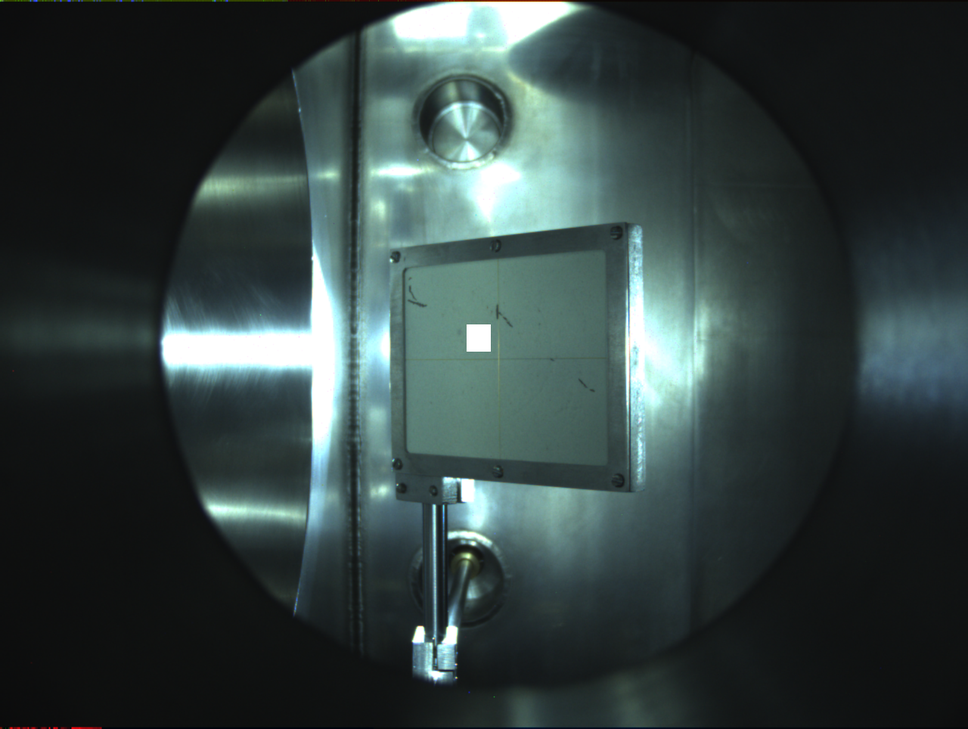
#> input picture ard_lhep/distor/lumi.png, 968 x 729 px, shrunk from 1280 x 964 before the run
$ python warp.py
#> lines starting #> are read from the running program, lines starting #| are printed output that depends on the picture
import cv2
import numpy as np
import sys

img = cv2.imread('lumi.png')
#> img is the input picture: shape (729, 968, 3); mean B, G, R 64.2, 65.2, 51.5
# cv2.imshow("original", img)

# Optional, expand the image to ensure that the content does not exceed the visible range
img = cv2.copyMakeBorder(img, 200, 200, 200, 200, cv2.BORDER_CONSTANT, 0)
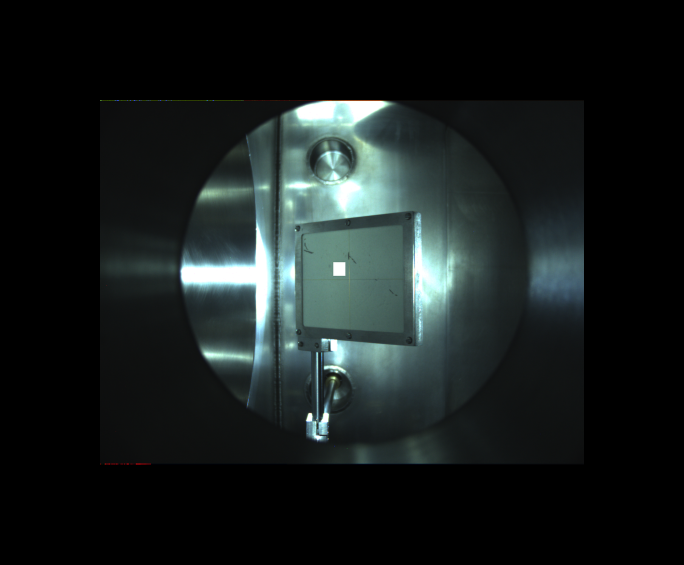
#> img: shape (1129, 1368, 3) (shown at 1/2 size); mean B, G, R 29.3, 29.8, 23.5
w, h = img.shape[0:2]
#> w = 1129; h = 1368

anglex = 0
angley = 30
anglez = 0 # is rotation
fov = 42
r = 0

def rad(x):
    return x * np.pi / 180

def get_warpR():
    global anglex,angley,anglez,fov,w,h,r
         # The distance between the lens and the image, 21 is a half angle of view, the distance of z is calculated to ensure that the entire image is displayed exactly at this viewing angle
    z = np.sqrt(w ** 2 + h ** 2) / 2 / np.tan(rad(fov / 2))
#> z = 2310.3
         # Homogeneous transformation matrix
    rx = np.array([[1, 0, 0, 0],
                   [0, np.cos(rad(anglex)), -np.sin(rad(anglex)), 0],
                   [0, -np.sin(rad(anglex)), np.cos(rad(anglex)), 0, ],
                   [0, 0, 0, 1]], np.float32)

    ry = np.array([[np.cos(rad(angley)), 0, np.sin(rad(angley)), 0],
                   [0, 1, 0, 0],
                   [-np.sin(rad(angley)), 0, np.cos(rad(angley)), 0, ],
                   [0, 0, 0, 1]], np.float32)

    rz = np.array([[np.cos(rad(anglez)), np.sin(rad(anglez)), 0, 0],
                   [-np.sin(rad(anglez)), np.cos(rad(anglez)), 0, 0],
                   [0, 0, 1, 0],
                   [0, 0, 0, 1]], np.float32)

    r = rx.dot(ry).dot(rz)

         # Generation of four pairs of points
    pcenter = np.array([h / 2, w / 2, 0, 0], np.float32)
#> pcenter = [684, 564.5, 0, 0]

    p1 = np.array([0, 0, 0, 0], np.float32) - pcenter
#> p1 = [-684, -564.5, 0, 0]
    p2 = np.array([w, 0, 0, 0], np.float32) - pcenter
#> p2 = [445, -564.5, 0, 0]
    p3 = np.array([0, h, 0, 0], np.float32) - pcenter
    p4 = np.array([w, h, 0, 0], np.float32) - pcenter

    dst1 = r.dot(p1)
    dst2 = r.dot(p2)
    dst3 = r.dot(p3)
    dst4 = r.dot(p4)

    list_dst = [dst1, dst2, dst3, dst4]

    org = np.array([[0, 0],
                    [w, 0],
                    [0, h],
                    [w, h]], np.float32)

    dst = np.zeros((4, 2), np.float32)

         # Project onto the imaging plane
    for i in range(4):
        dst[i, 0] = list_dst[i][0] * z / (z - list_dst[i][2]) + pcenter[0]
        dst[i, 1] = list_dst[i][1] * z / (z - list_dst[i][2]) + pcenter[1]

    warpR = cv2.getPerspectiveTransform(org, dst)
    return warpR

def control():
    global anglex,angley,anglez,fov,r

         # Keyboard control
    if 27 == c:  # Esc quit
        sys.exit()
    if c == ord('w'):
        anglex += 1
    if c == ord('s'):
        anglex -= 1
    if c == ord('a'):
        angley += 1
        print(angley)
        # dx=0
    if c == ord('d'):
        angley -= 1
    if c == ord('u'):
        anglez += 1
    if c == ord('p'):
        anglez -= 1
    if c == ord('t'):
        fov += 1
    if c == ord('r'):
        fov -= 1
    if c == ord(' '):
        anglex = angley = anglez = 0
    if c == ord('e'):
        print("======================================")
        print('Rotation Matrix:')
        print(r)
        print('angle alpha(anglex):')
        print(anglex)
        print('angle beta(angley):')
        print(angley)
        print('dz(anglez):')
        print(anglez)


while True:

    warpR = get_warpR()

    result = cv2.warpPerspective(img, warpR, (h, w))
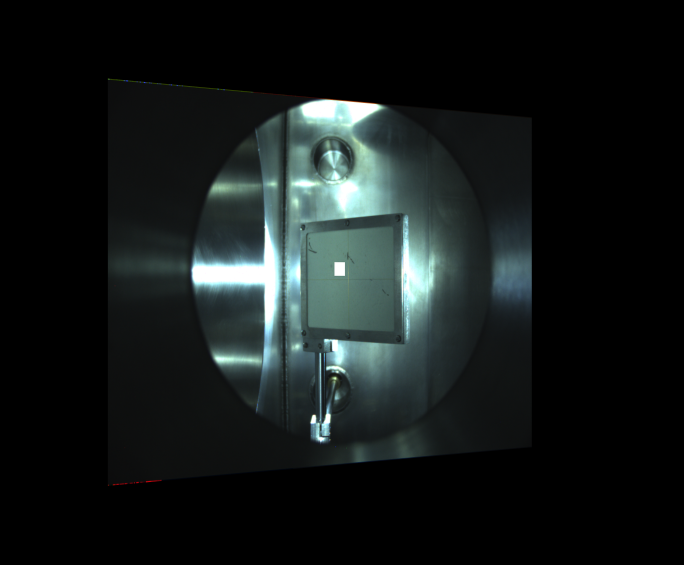
#> result: shape (1129, 1368, 3) (shown at 1/2 size); mean B, G, R 25.6, 26, 20.6
    cv2.namedWindow('result',2)
    cv2.imshow("result", result)
    c = cv2.waitKey(30)
#> (key e is pressed here)
    control()
#> (the program exits here)

$ run again, with ard_lhep/distor/chelyabinsk (1).jpg saved as ard_lhep/distor/lumi.png
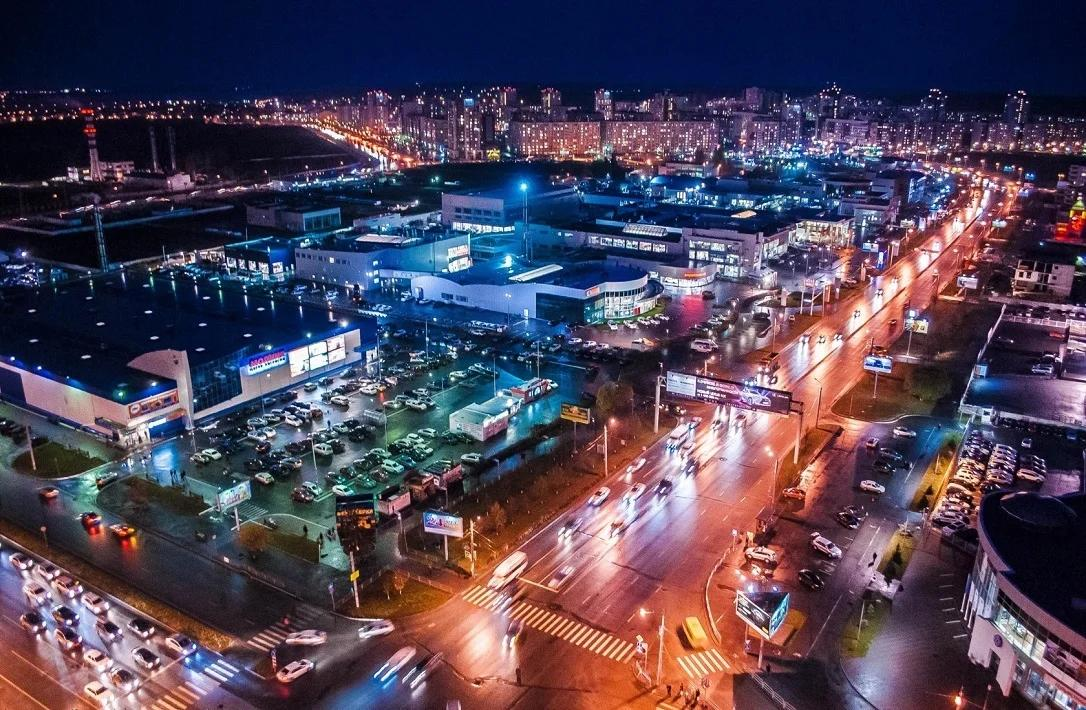
#> input picture ard_lhep/distor/chelyabinsk (1).jpg, 1086 x 710 px
#> img is the input picture: shape (710, 1086, 3); mean B, G, R 86.4, 67.3, 79.5
#> `img = cv2.copyMakeBorder(img, 200, 200, 200, 200, cv2.BORDER_CONSTANT,..`:
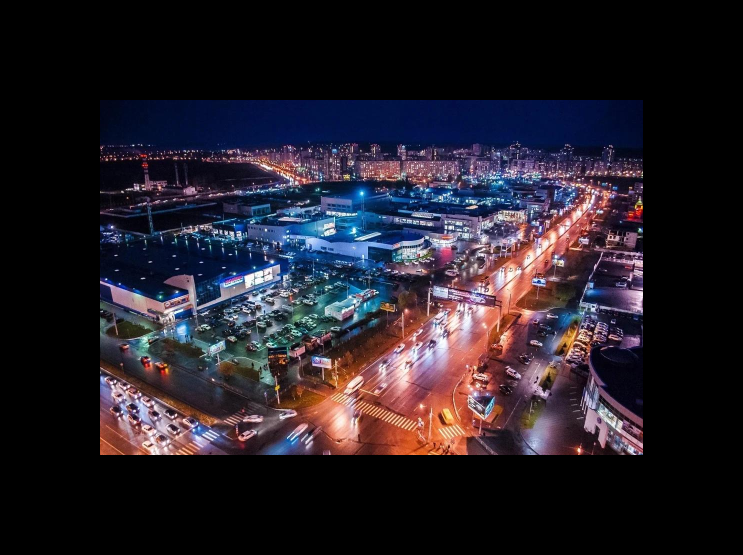
#> img: shape (1110, 1486, 3) (shown at 1/2 size); mean B, G, R 40.4, 31.5, 37.2
#> `result = cv2.warpPerspective(img, warpR, (h, w))`:
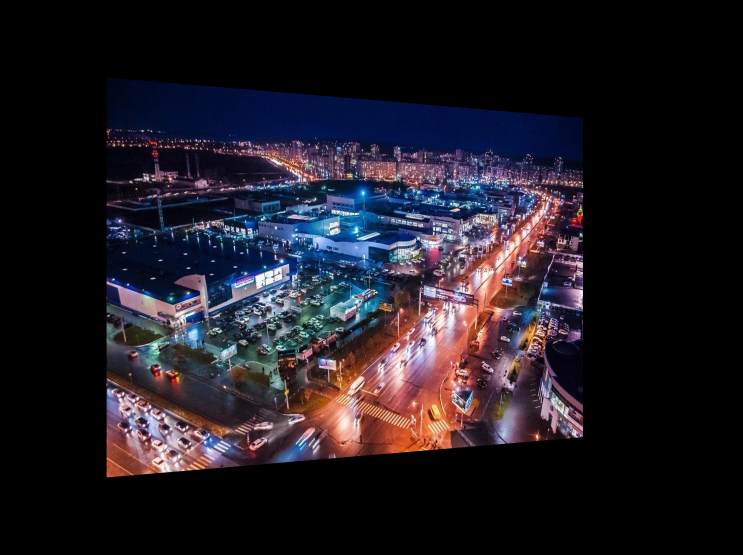
#> result: shape (1110, 1486, 3) (shown at 1/2 size); mean B, G, R 35.5, 27.6, 32

$ run again, with ard_lhep/distor/chelyabinsk_translated.jpg saved as ard_lhep/distor/lumi.png
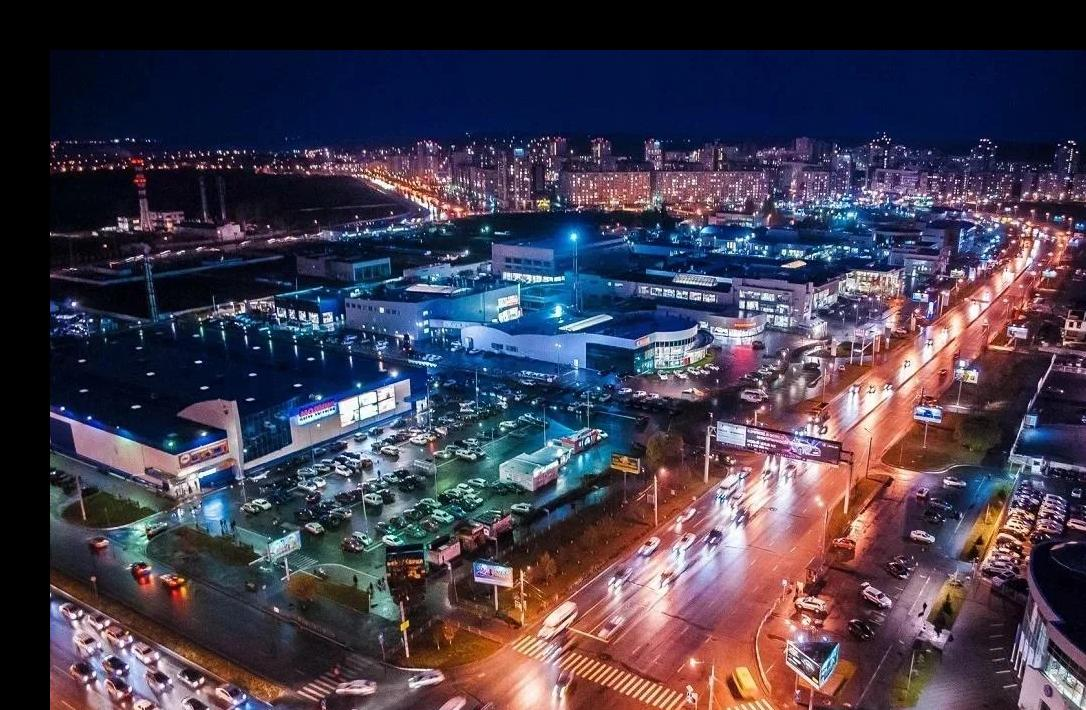
#> input picture ard_lhep/distor/chelyabinsk_translated.jpg, 1086 x 710 px
#> img is the input picture: shape (710, 1086, 3); mean B, G, R 76.8, 59.9, 67.3
#> `img = cv2.copyMakeBorder(img, 200, 200, 200, 200, cv2.BORDER_CONSTANT,..`:
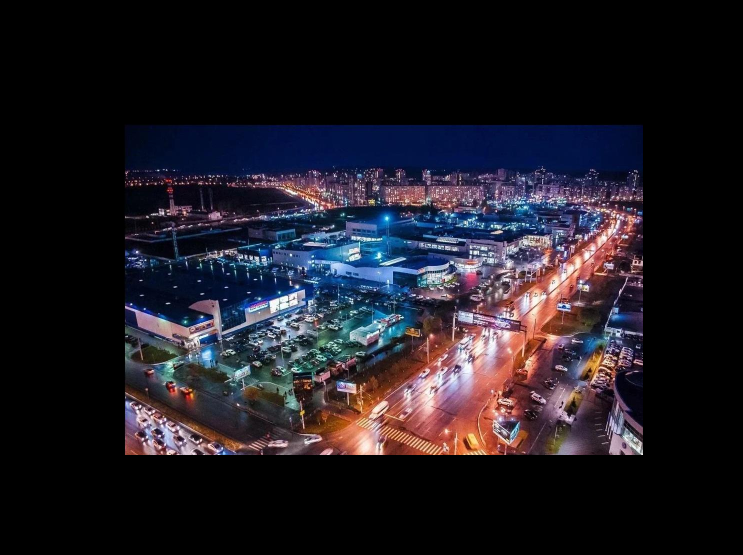
#> img: shape (1110, 1486, 3) (shown at 1/2 size); mean B, G, R 35.9, 28, 31.5
#> `result = cv2.warpPerspective(img, warpR, (h, w))`:
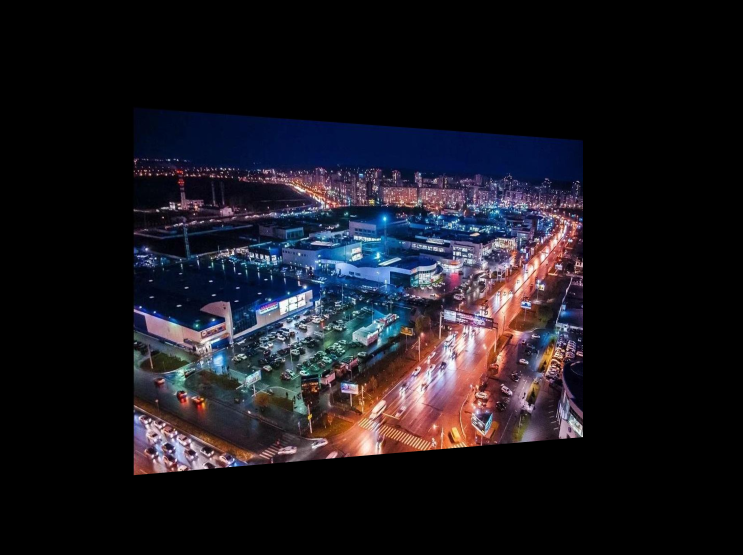
#> result: shape (1110, 1486, 3) (shown at 1/2 size); mean B, G, R 30.7, 23.8, 26.3
